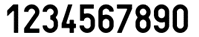
#> input picture src/train_digits.png, 199 x 37 px
$ python training_character_separator.py
#> lines starting #> are read from the running program, lines starting #| are printed output that depends on the picture; after the words box and inside, x2 and y2 are one past the last pixel; in counts of white or black regions, pixels touching at a corner belong together
import os
import cv2
import numpy as np


def extract_chars(img):
    bw_image = cv2.bitwise_not(img)
    contours = cv2.findContours(bw_image, cv2.RETR_EXTERNAL, cv2.CHAIN_APPROX_NONE)[1]

    bounding_boxes = []
    for contour in contours:
        x, y, w, h = cv2.boundingRect(contour)
        x, y, w, h = x - 2, y - 2, w + 4, h + 4
        bounding_boxes.append((x, y, w, h))

    characters = []
    for bbox in bounding_boxes:
        x, y, w, h = bbox
        char_image = img[y:y + h, x:x + w]
        characters.append(char_image)

    return characters


def output_chars(chars, labels):
    for i, char in enumerate(chars):
        filename = "chars/%s.png" % labels[i]
        char = cv2.resize(char
                          , None
                          , fx=3
                          , fy=3
                          , interpolation=cv2.INTER_CUBIC)
        cv2.imwrite(filename, char)


if __name__ == "__main__":
    if not os.path.exists("chars"):
        os.makedirs("chars")

    img_digits = cv2.imread("train_digits.png", 0)
#> img_digits is the input picture: shape (37, 199); min 0, max 255, mean 175.5
    img_letters = cv2.imread("train_letters.png", 0)
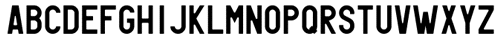
#> input picture src/train_letters.png, 502 x 38 px
#> img_letters is the input picture: shape (38, 502); min 0, max 255, mean 169.8

    digits = extract_chars(img_digits)
#> in extract_chars, `bw_image = cv2.bitwise_not(img)`:
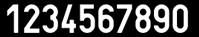
#> bw_image: shape (37, 199); min 0, max 255, mean 79.5
#> in extract_chars, `contours = cv2.findContours(bw_image, cv2.RETR_EXTERNAL, cv2.CHAIN_APP..`: contours = 10 contours; largest, box (x1, y1, x2, y2) and area: (172, 4, 189, 33) 404, (135, 4, 151, 33) 374, (153, 4, 170, 33) 345, (98, 4, 114, 33) 332, (79, 4, 96, 33) 268
#> the loop in extract_chars, `for contour in contours:` made 10 passes
#> (x, w) on passes 1 to 10: (170, 21), (151, 21), (133, 20), (114, 21), (96, 20), (77, 21), (59, 20), (40, 21), (21, 21), (4, 17)
#> after the loop in extract_chars, `for contour in contours:`: bounding_boxes = [(170, 2, 21, 33), (151, 2, 21, 33), (133, 2, 20, 33), (114, 2, 21, 33), (96, 2, 20, 33), (77, 2, 21, 33), (59, 2, 20, 33), (40, 2, 21, 33), (21, 2, 21, 33), (4, 2, 17, 33)]
#> the loop in extract_chars, `for bbox in bounding_boxes:` made 10 passes
#> (bbox, x, w) on passes 1 to 10: ((170, 2, 21, 33), 170, 21), ((151, 2, 21, 33), 151, 21), ((133, 2, 20, 33), 133, 20), ((114, 2, 21, 33), 114, 21), ((96, 2, 20, 33), 96, 20), ((77, 2, 21, 33), 77, 21), ((59, 2, 20, 33), 59, 20), ((40, 2, 21, 33), 40, 21), ((21, 2, 21, 33), 21, 21), ((4, 2, 17, 33), 4, 17)
#> pass 1, in extract_chars, `char_image = img[y:y + h, x:x + w]`:
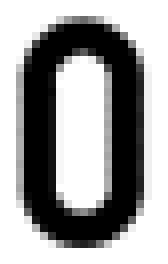
#> char_image: shape (33, 21) (shown 8 times larger); min 0, max 255, mean 159
#> after the loop in extract_chars, `for bbox in bounding_boxes:`: characters = 10 items
#> digits = 10 items
    letters = extract_chars(img_letters)
#> in extract_chars (call 2), `bw_image = cv2.bitwise_not(img)`:
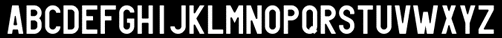
#> bw_image: shape (38, 502); min 0, max 255, mean 85.2
#> in extract_chars (call 2), `contours = cv2.findContours(bw_image, cv2.RETR_EXTERNAL, cv2.CHAIN_APP..`: contours = 26 contours; largest, box (x1, y1, x2, y2) and area: (413, 5, 439, 34) 435, (301, 5, 318, 34) 410, (63, 5, 79, 34) 404, (264, 5, 281, 34) 400, (26, 5, 42, 34) 399
#> the loop in extract_chars (call 2), `for contour in contours:` made 26 passes
#> (x, w) on passes 1 to 12: (476, 21), (458, 20), (439, 20), (411, 30), (392, 21), (374, 20), (355, 21), (336, 21), (318, 20), (299, 21), (281, 20), (262, 21)
#> after the loop in extract_chars (call 2), `for contour in contours:`: bounding_boxes = 26 items, first 6: (476, 3, 21, 33), (458, 3, 20, 33), (439, 3, 20, 33), (411, 3, 30, 33), (392, 3, 21, 33), (374, 3, 20, 33)
#> the loop in extract_chars (call 2), `for bbox in bounding_boxes:` made 26 passes
#> (bbox, x, w) on passes 1 to 12: ((476, 3, 21, 33), 476, 21), ((458, 3, 20, 33), 458, 20), ((439, 3, 20, 33), 439, 20), ((411, 3, 30, 33), 411, 30), ((392, 3, 21, 33), 392, 21), ((374, 3, 20, 33), 374, 20), ((355, 3, 21, 33), 355, 21), ((336, 3, 21, 33), 336, 21), ((318, 3, 20, 33), 318, 20), ((299, 3, 21, 33), 299, 21), ((281, 3, 20, 33), 281, 20), ((262, 3, 21, 33), 262, 21)
#> pass 1, in extract_chars (call 2), `char_image = img[y:y + h, x:x + w]`:
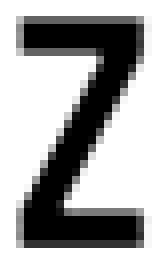
#> char_image: shape (33, 21) (shown 8 times larger); min 0, max 255, mean 171.5
#> after the loop in extract_chars (call 2), `for bbox in bounding_boxes:`: characters = 26 items
#> letters = 26 items

    DIGITS = [0, 9, 8, 7, 6, 5, 4, 3, 2, 1]
    LETTERS = [chr(ord('A') + i) for i in range(25, -1, -1)]

    output_chars(digits, DIGITS)
#> the loop in output_chars, `for i, char in enumerate(chars):` made 10 passes
#> filename on passes 1 to 10: 'chars/0.png', 'chars/9.png', 'chars/8.png', 'chars/7.png', 'chars/6.png', 'chars/5.png', 'chars/4.png', 'chars/3.png', 'chars/2.png', 'chars/1.png'
    output_chars(letters, LETTERS)
#> the loop in output_chars (call 2), `for i, char in enumerate(chars):` made 26 passes
#> pass 1, in output_chars (call 2), `char = cv2.resize(char , None , fx=3 , fy=3 , interpolation=cv2.INTER_..`:
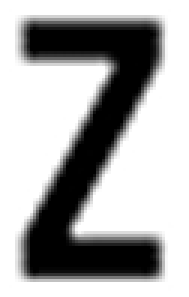
#> char: shape (99, 63) (shown 3 times larger); min 0, max 255, mean 171.2
#> pass 3, in output_chars (call 2), `char = cv2.resize(char , None , fx=3 , fy=3 , interpolation=cv2.INTER_..`:
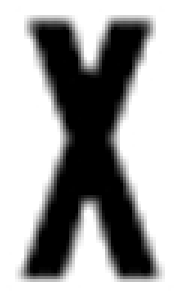
#> char: shape (99, 60) (shown 3 times larger); min 0, max 255, mean 164.8
